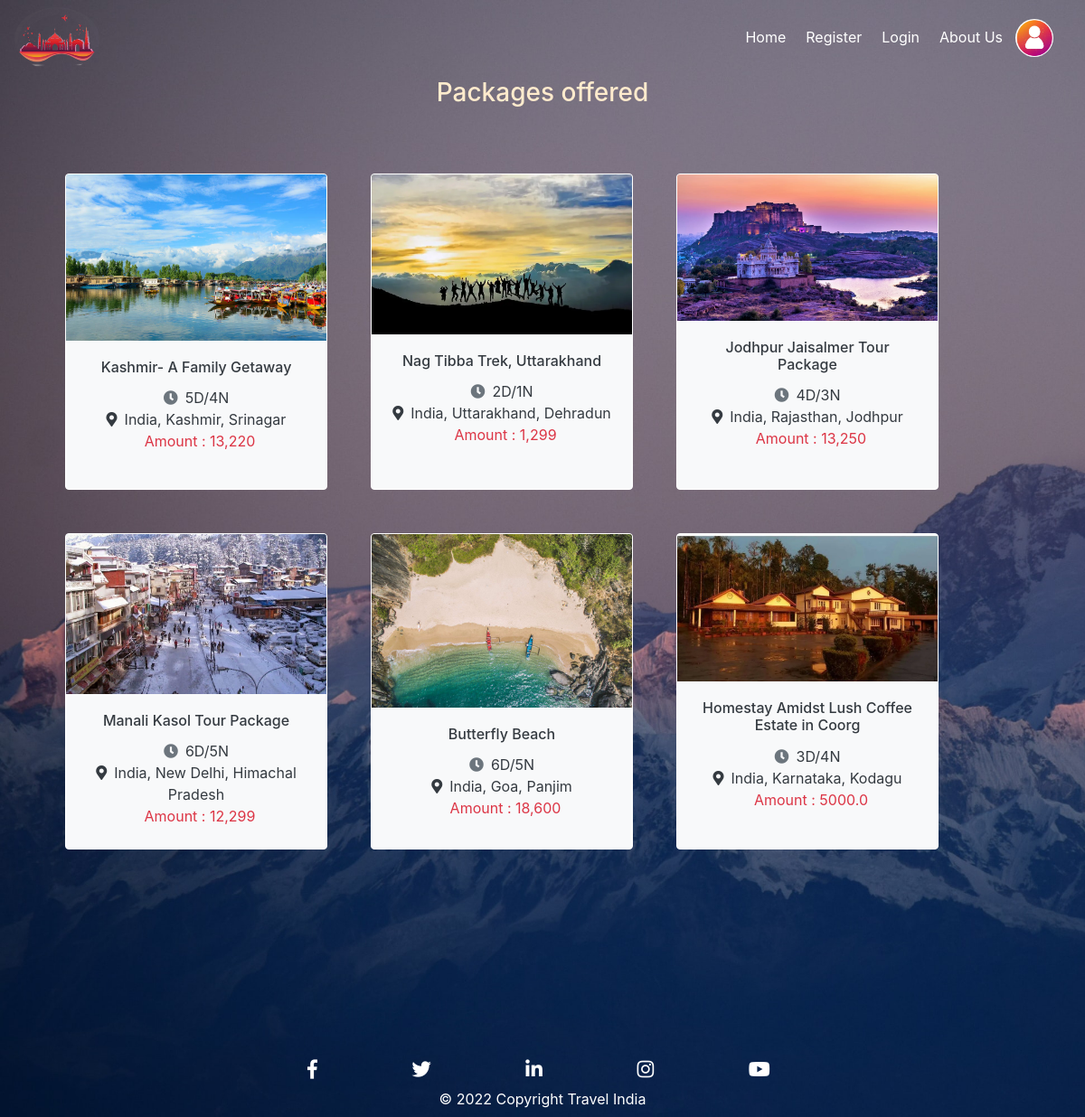
The app's page /package_list/, older data.
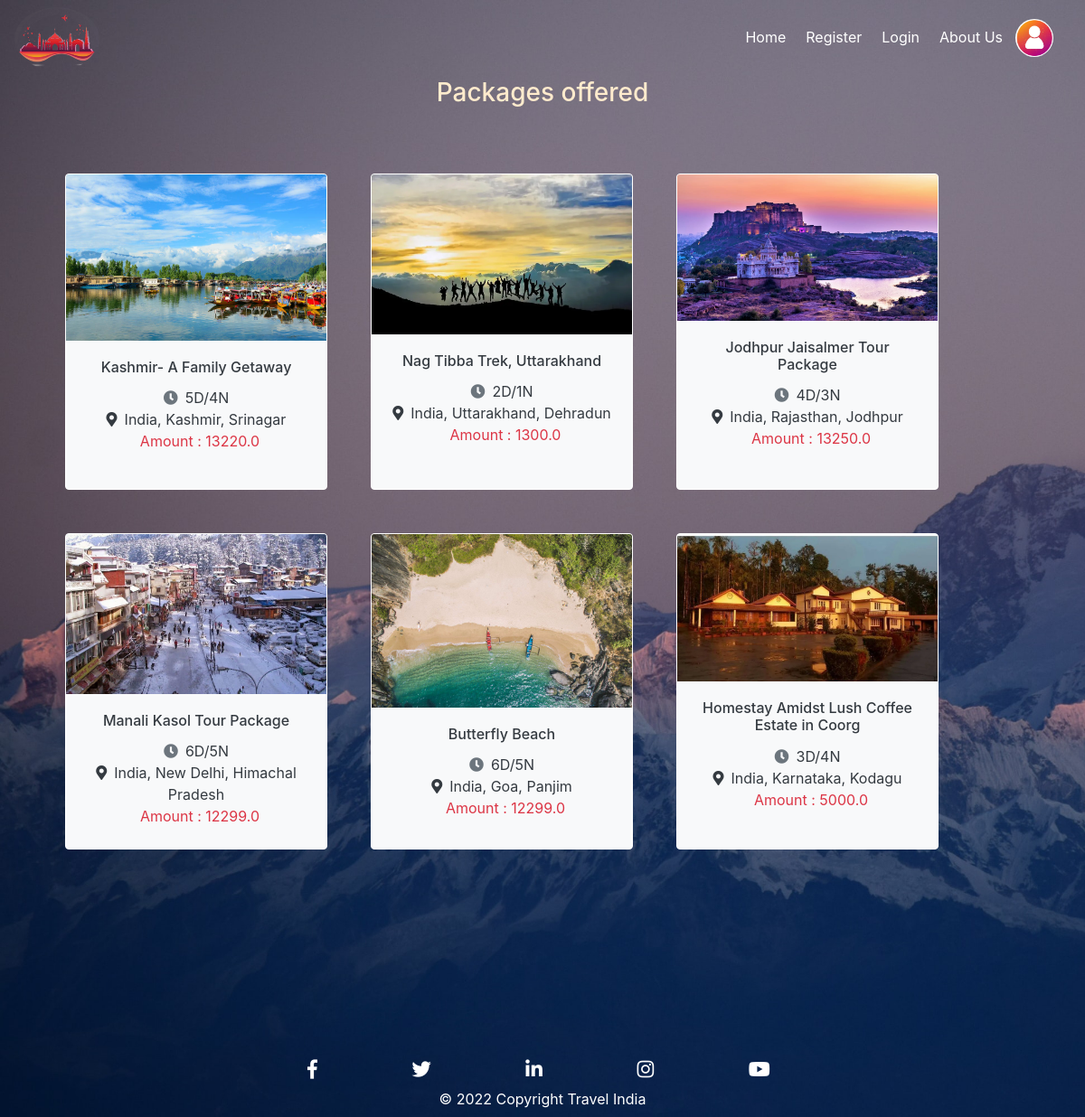
The same page, newer data.
### TourPackages/models.py (models this page shows, shortened)
class Packages(models.Model):
    PlaceImage1 = models.ImageField(default = "DPlace.jpg", upload_to = 'Places/')
    PlaceImage2 = models.ImageField(default = "DPlace.jpg", upload_to = 'Places/')
    PlaceImage3 = models.ImageField(default = "DPlace.jpg", upload_to = 'Places/')
    PlaceName = models.CharField(max_length=100, default=None, null=True)
    Country = models.CharField(max_length=100, default=None, null=True)
    State = models.CharField(max_length=100, default=None, null=True)
    City = models.CharField(max_length=100, default=None, null=True)
    PlaceDescription = models.TextField(default=None, null=True)
    no_Days = models.CharField(max_length=10, default=None, null=True)
    Amount = models.FloatField(max_length=10, default=None, null=True)
    stayDetails = models.TextField(default=None, null=True)
    Activities = models.TextField(default=None, null=True)
    Startpoint = models.CharField(max_length=50, default=None, null=True )
    Endpoint = models.CharField(max_length=50, default=None, null=True)
    Exclusions = models.TextField(default=None, null=True)
    Season = models.CharField(max_length=50, default=None, null=True, choices=Seasons)

### TourPackages/views.py (the view)
# urls.py: re_path(r'^packages_season/(?P<season>[\w-]+)', views.package_list.as_view(), name='Package_URL'),
class package_list(ListView):
    model = Packages
    template_name = 'TourPackages/package_list.html'
    context_object_name = 'packag'
    def get_queryset(self):
        if 'season' in self.kwargs.keys():
            pack = Packages.objects.filter(Season=self.kwargs['season'])
        else:
            pack = Packages.objects.all()
        return pack

### TourPackages/templates/TourPackages/package_list.html (shortened to what this page needs)
{% extends 'TourPackages/Base.html' %}
{% block content %}
    <h3 style="text-align: center; color: blanchedalmond;">Packages offered</h3>
    <div class="row m-5">
        {% for pack in packag %}
        <div class="div1 bg-light rounded m-4" style=" width: 290px; height: 350px;" >
        <a class="text-dark" href="{% url 'Package_details_URL' pack.id %}" style="text-decoration: none;">
            <img class="card-img-top" src="{{ pack.PlaceImage1.url }}" alt="Bologna">
            <div class="card-body text-center">
              <h6 class="card-title">{{ pack.PlaceName }}</h6>
              <span><i class="fas fa-clock text-muted mr-2"></i>{{ pack.no_Days }}</span><br>
              <span><i class="fa fa-map-marker-alt mr-2"></i>{{ pack.Country }}, {{ pack.State }}, {{ pack.City }}</span> <br>
              <span class="text-danger">Amount : {{ pack.Amount }}</span>
            </div>
        </a>
          </div>
        {% empty %}
        <h5 class='text-white pt-2 ml-4'>
            No Data Present.
        </h5>
        {% endfor %}
    </div>
{% endblock content %}

Row changes from the older to the newer data that the page shows:
changed Packages "Kashmir- A Family Getaway": Amount "13,220" → "13220.0"
changed Packages "Nag Tibba Trek, Uttarakhand": Amount "1,299" → "1300.0"
changed Packages "Jodhpur Jaisalmer Tour Package": Amount "13,250" → "13250.0"
changed Packages "Manali Kasol Tour Package": Amount "12,299" → "12299.0"
changed Packages "Butterfly Beach": Amount "18,600" → "12299.0"
